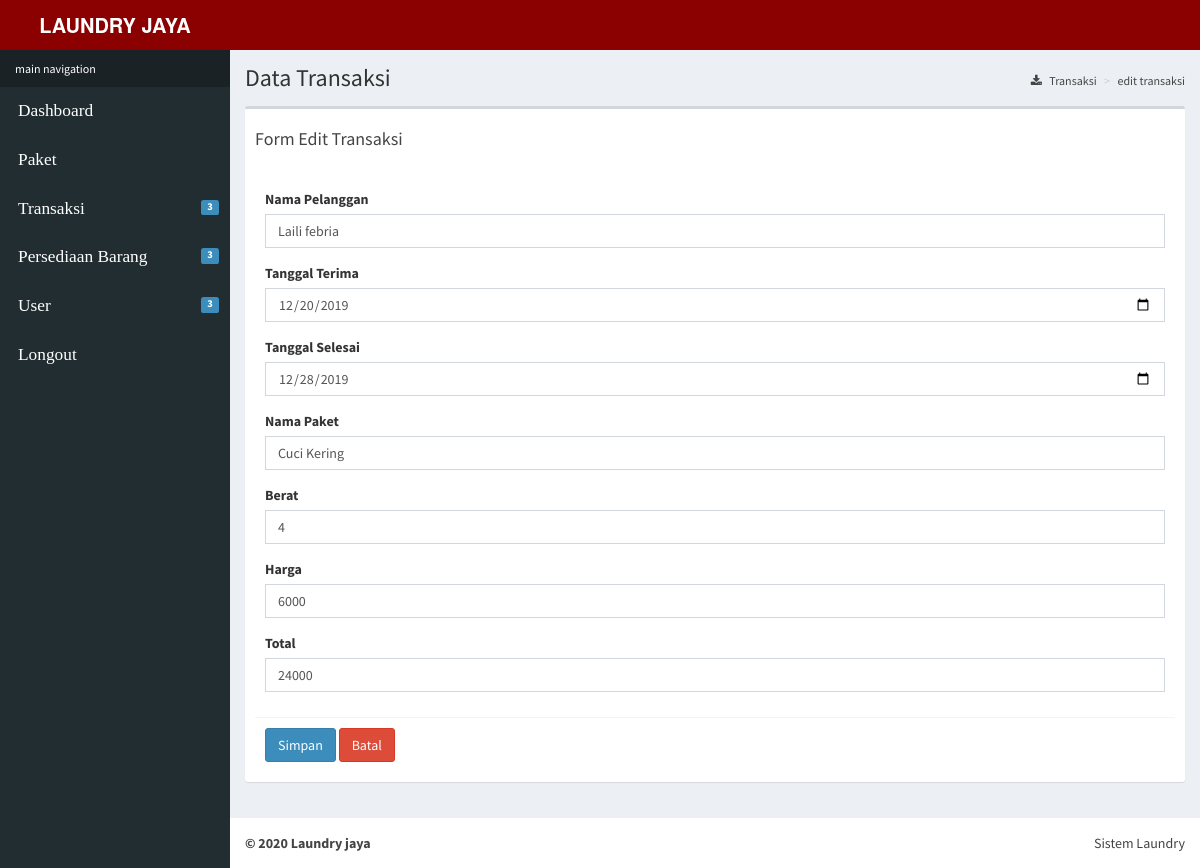
The page /index.php?p=edit_transaksi&id_trans=27 (signed in) on the database its author committed.
### tables this page shows
CREATE TABLE `transaksi` (
  `id_trans` int(255) NOT NULL,
  `nama_pelanggan` varchar(255) NOT NULL,
  `tgl_terima` date NOT NULL,
  `tgl_selesai` date NOT NULL,
  `nama_paket` varchar(255) NOT NULL,
  `berat` int(255) NOT NULL,
  `harga` int(11) NOT NULL,
  `total` int(100) NOT NULL,
  `status` varchar(255) NOT NULL
);

### transaksi/transaksi_edit.php (the view, shortened to what this page needs)
          <?php
          include 'koneksi.php';
            $id_trans = $_GET["id_trans"];
            $query ="SELECT * FROM transaksi WHERE id_trans= $id_trans";
            $sql = mysqli_query($connect, $query);
            $data = mysqli_fetch_assoc($sql);
          ?>
  <section class="content-header">
    <h1>
      Data Transaksi
    </h1>
    <ol class="breadcrumb">
      <li><a href="#"><i class="fa fa-download"></i> Transaksi</a></li>
       <li><a href="#">edit transaksi</a></li>
    </ol>
  </section>
  <section class="content">
    <div class="row">
      <div class="col-xs-12">
        <div class="box">
          <div class="box-header">
           <h4>Form Edit Transaksi</h4>
          </div>
          <div class="box-body">
        <div class="row">
      <div class="col-md-12">
          <form action="" method="POST" role="form">
            <div class="box-body">
              <div class="form-group">
                <label>Nama Pelanggan</label>
                <input type="text" class="form-control" name="nama_pelanggan" value="<?php echo $data['nama_pelanggan'];?>" >
              </div>
              <div class="form-group">
                <label>Tanggal Terima</label>
                <input type="date" class="form-control" name="tgl_terima" value="<?php echo $data['tgl_terima'];?>" >
              </div>
                <div class="form-group">
                <label>Tanggal Selesai</label>
                <input type="date" class="form-control"  name="tgl_selesai" value="<?php echo $data['tgl_selesai'];?>" >
              </div>
              <div class="form-group">
                <label>Nama Paket</label>
                <input type="text" class="form-control" name="nama_paket" value="<?php echo $data['nama_paket'];?>" >
              </div>
              <div class="form-group">
                <label>Berat</label>
                <input type="text" class="form-control"  name="berat" value="<?php echo $data['berat'];?>" >
              </div>
              <div class="form-group">
                <label>Harga</label>
                <input type="text" class="form-control"  name="harga" value="<?php echo $data['harga'];?>" >
              </div>
                <div class="form-group">
                <label>Total</label>
                <input class="form-control" name="total" value="<?php echo $data['total'];?>">
              </div>
            </div>
            <div class="box-footer">
                 <button type="submit" name="submit" class="btn btn-primary" value="Simpan">Simpan</button>
              <a href="transaksi_index.php">
                <button type="submit" class="btn btn-danger">Batal</button>
             </a>
            </div>
          </form>
        </div>
          </div>
        </div>
          </div>
        </div>
      </div>
    </div>
</div>

### rows shown on the page
transaksi: nama_pelanggan "Laili febria", tgl_terima "12/20/2019", tgl_selesai "12/28/2019", nama_paket "Cuci Kering", berat "4", harga "6000", total "24000"
